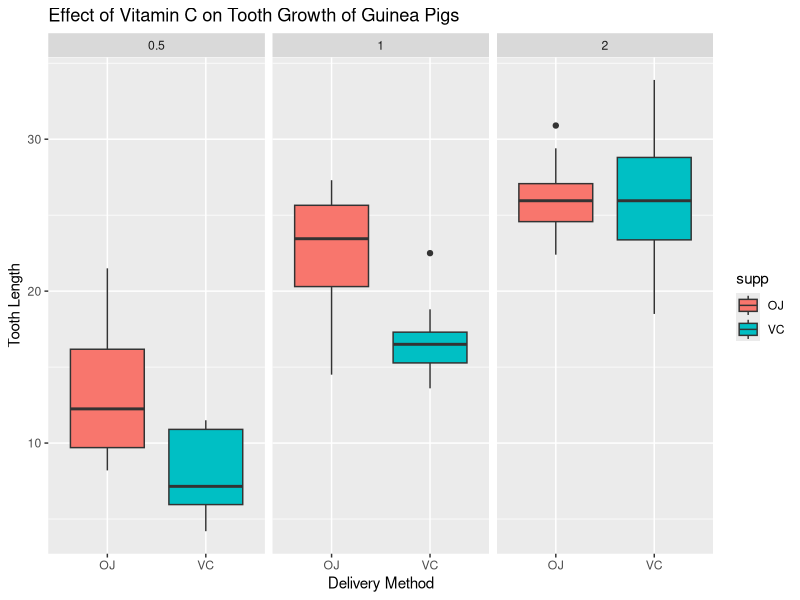

Reproduce this figure in R. (Note: this script raises an error after producing the figure.)
## ---- chunk 1
library(datasets)
data(ToothGrowth)
## ---- chunk 2
library(ggplot2)
g = ggplot(ToothGrowth, aes(supp, len, fill = supp))
g = g + geom_boxplot()
g = g + facet_grid(~dose)
g + ggtitle("Effect of Vitamin C on Tooth Growth of Guinea Pigs") + xlab("Delivery Method") + ylab("Tooth Length") 

## ---- chunk 3
str(ToothGrowth)

## ---- chunk 4

t.test(len ~ supp, paired = F, var.equal = F, data = ToothGrowth)

## ---- chunk 5

subdata1 <- ToothGrowth[ToothGrowth$dose!=0.5, ]#Excludes 0.5 mg dose
subdata2 <- ToothGrowth[ToothGrowth$dose!=1, ]#Excludes 1 mg dose
subdata3 <- ToothGrowth[ToothGrowth$dose!=2, ]#Excludes 2 mg dose

t.test(len ~ dose, paired = F, var.equal = F, data = subdata1)#compare dose 1mg and 2mg

## ---- chunk 6
t.test(len ~ dose, paired = F, var.equal = F, data = subdata2)#compare dose 0.5mg and 2mg

## ---- chunk 7
t.test(len ~ dose, paired = F, var.equal = F, data = subdata3)#compare dose 0.5mg and 1mg
## ---- chunk 8
dose0.5<- ToothGrowth[ToothGrowth$dose==0.5, ]#Includes 0.5 mg dose
dose1<- ToothGrowth[ToothGrowth$dose==1, ]#Includes 1 mg dose
dose2<- ToothGrowth[ToothGrowth$dose==2, ]#Includes 2 mg dose

t.test(len ~ supp, paired = F, var.equal = F, data = dose0.5)
t.test(len ~ supp, paired = F, var.equal = F, data = dose1)
t.test(len ~ supp, paired = F, var.equal = F, data = dose2)
## ---- chunk 9
library(datasets)
data(ToothGrowth)

library(ggplot2)
g = ggplot(ToothGrowth, aes(supp, len, fill = supp))
g = g + geom_boxplot()
g = g + facet_grid(~dose)
g + ggtitle("Effect of Vitamin C on Tooth Growth of Guinea Pigs") + xlab("Delivery Method") + ylab("Tooth Length") 

## ---- chunk 10

t.test(len ~ supp, paired = F, var.equal = F, data = ToothGrowth)

t.test(len ~ dose, paired = F, var.equal = F, data = subdata1)#compare dose 1mg and 2mg

t.test(len ~ dose, paired = F, var.equal = F, data = subdata2)#compare dose 0.5mg and 2mg

t.test(len ~ dose, paired = F, var.equal = F, data = subdata3)#compare dose 0.5mg and 1mg

dose0.5<- ToothGrowth[ToothGrowth$dose==0.5, ]#Includes 0.5 mg dose
dose1<- ToothGrowth[ToothGrowth$dose==1, ]#Includes 1 mg dose
dose2<- ToothGrowth[ToothGrowth$dose==2, ]#Includes 2 mg dose

t.test(len ~ supp, paired = F, var.equal = F, data = dose0.5)
t.test(len ~ supp, paired = F, var.equal = F, data = dose1)
t.test(len ~ supp, paired = F, var.equal = F, data = dose2)
